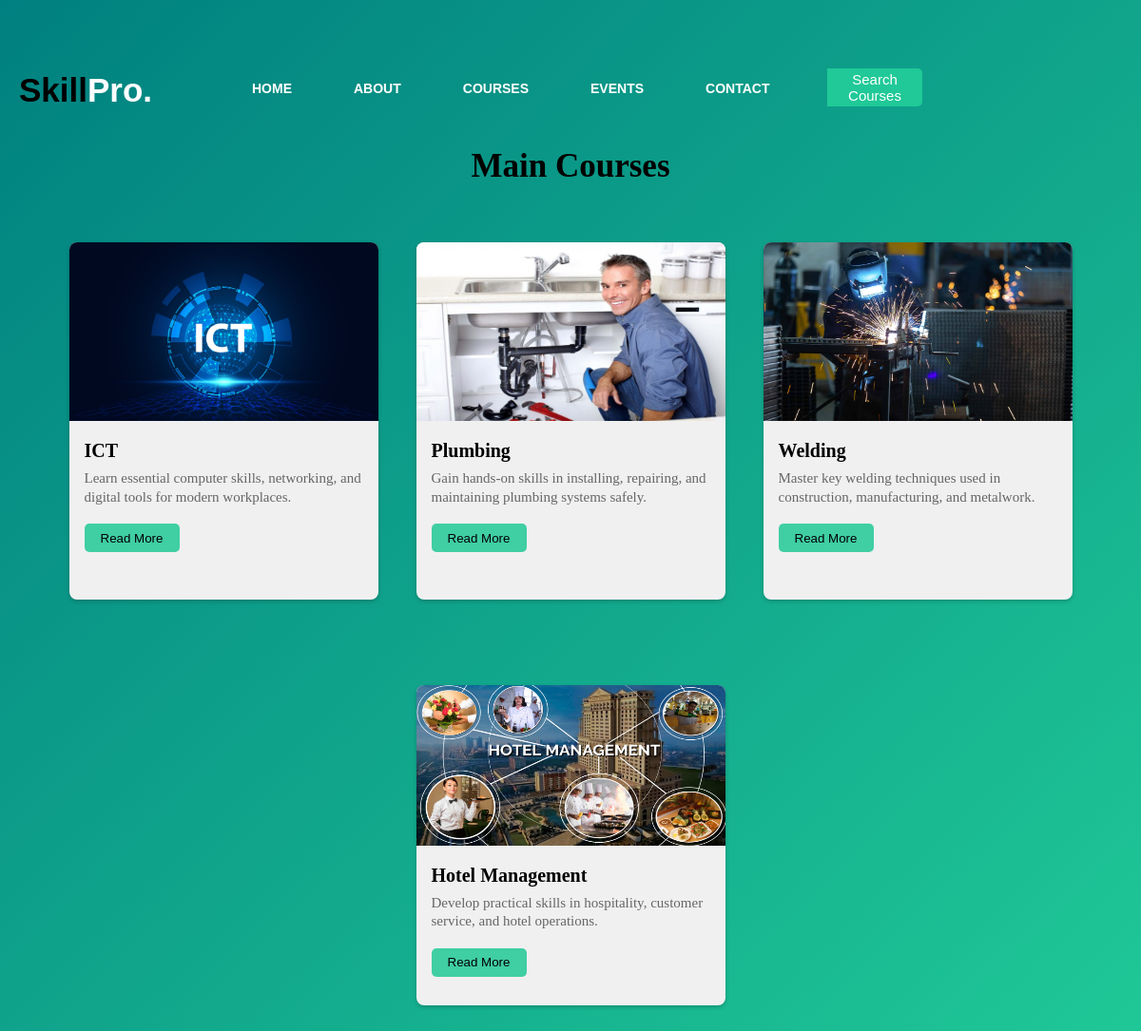
Screenshot of /includes/courses.php with the database file from the repository.
### tables this page shows
CREATE TABLE `courses` (
  `course_id` int(11) NOT NULL,
  `course_name` varchar(150) NOT NULL,
  `category` varchar(100) NOT NULL,
  `course_des` text NOT NULL,
  `user_id` int(11) NOT NULL,
  `duration` int(11) NOT NULL,
  `start_date` date NOT NULL,
  `image` varchar(255) NOT NULL,
  `fee` decimal(10,2) NOT NULL,
  `mode` enum('Online','On-site') NOT NULL,
  `location` varchar(100) NOT NULL,
  `created_at` timestamp NOT NULL DEFAULT current_timestamp()
);

### includes/courses.php (the view, shortened to what this page needs)
<?php
include('../includes/connect.php');
$query = "SELECT * FROM courses ORDER BY created_at ASC";
$result = $conn->query($query);
?>
<!DOCTYPE html>
<html>
<head>
    <link rel="stylesheet" href="../style1.css">
    <link rel="stylesheet" href="https://cdnjs.cloudflare.com/ajax/libs/font-awesome/7.0.1/css/all.min.css"
 />
</head>
<body>
<div class="main">
    <div class="navbar">
        <div class="icon">
            <a href="../index.php"><h2 class="logo">Skill<span>Pro.</span></h2></a>
        </div>
        <div class="menu">
            <ul>
                <li><a href="../index.php">HOME</a></li>
                <li><a href="./about.php">ABOUT</a></li>
                <li>
                    <a href="./courses.php">COURSES</a>
                </li>
                <li><a href="./event.php">EVENTS</a></li>
                <li><a href="./contact.php">CONTACT</a></li>
            </ul>
        </div>
        <div class="search">
    <a href="./includes/search_course.php">
        <button class="btn">Search Courses</button>
    </a>
</div>
    </div>
    <div class="card_container1">
        <div class="title_courses">Main Courses</div>
        <?php if ($result && $result->num_rows > 0) { ?>
            <?php while ($row = $result->fetch_assoc()) { ?>
                <div class="card1">
                    <?php
                        $imagePath = !empty($row['image']) ? "../" . htmlspecialchars($row['image']) : "../includes/uploads/courses/default.png";
                    ?>
                    <img src="<?php echo $imagePath; ?>"
                        alt="<?php echo htmlspecialchars($row['course_name']); ?>">
                    <div class="card_content1">
                        <h3><?php echo htmlspecialchars($row['course_name']); ?></h3>
                        <p>
                            <?php
                            $desc = htmlspecialchars($row['course_des']);
                            echo strlen($desc) > 120 ? substr($desc, 0, 120) . "..." : $desc;
                            ?>
                        </p>
                        <br>
                        <a href="course_details.php?id=<?php echo $row['course_id']; ?>" class="btn_1">
                            <button class="btn_course">Read More</button>
                        </a>
                    </div>
                </div>
            <?php } ?>
        <?php } else { ?>
            <p style="text-align:center;">No courses available at the moment.</p>
        <?php } ?>
    </div>
</div>
</body>
</html>

### style1.css (style rules this page uses)
* { margin: 0; padding: 0; box-sizing: border-box; }
.main { width: 100%; min-height: 100vh; padding-top: 50px; padding-bottom: 50px; background: linear-gradient(to bottom right, #008080, #20c997); background-repeat: no-repeat; background-attachment: fixed; background-size: cover; background-position: center; }
.navbar { max-width: 1300px; width: 100%; height: 75px; margin: auto; }
.icon { width: 200px; float: left; height: 70px; }
.logo { color: #000; font-size: 35px; font-family: Arial; padding-left: 20px; float: left; padding-top: 25px; }
.icon span { color: #ffffff; }
.menu { width: 400px; float: left; height: 70px; }
ul { float: left; display: flex; justify-content: center; align-items: center; }
ul li { list-style: none; margin-left: 65px; margin-top: 35px; font-size: 14px; position: relative; }
ul li a { text-decoration: none; color: #fff; font-family: Arial; font-weight: bold; transition: 0.1s ease-in-out; display: flex; align-items: center; gap: 5px; }
.search { width: 330px; float: left; margin-left: 270px; margin-top: 9px; }
.btn { width: 100px; height: 40px; background: #20c997; border: 2px solid #20c997; margin-top: 13px; color: #fff; font-size: 15px; border-bottom-right-radius: 5px; border-top-right-radius: 5px; cursor: pointer; }
.card_container1 { display: flex; justify-content: center; flex-wrap: wrap; margin-top: 30px; }
.card1 { width: 325px; background-color: #f0f0f0; border-radius: 8px; overflow: hidden; box-shadow: 0px 2px 4px rgba(0,0,0,0.2); margin: 20px; margin-bottom: 30px; margin-top: 60px; }
.card1 img { width: 100%; height: 50%; }
.card_content1 { padding: 16px; }
.card_content1 h3 { font-size: 20px; margin-bottom: 8px; }
.card_content1 p { color: #666; font-size: 15px; line-height: 1.3; }
.card_content1 a { text-decoration: none; margin-top: 10px; }
.card_content1 .btn_course { border-radius: 5px; height: 30px; width: 100px; background-color: #20c996d6; border-style: none; cursor: pointer; }
.title_courses, .title_it { text-align: center; width: 100%; font-size: 35px; font-weight: bold; }

### rows the page displays
courses: image (picture), course_name "ICT", course_des "Learn essential computer skills, networking, and digital tools for modern workplaces."
courses: image (picture), course_name "Plumbing", course_des "Gain hands-on skills in installing, repairing, and maintaining plumbing systems safely."
courses: image (picture), course_name "Welding", course_des "Master key welding techniques used in construction, manufacturing, and metalwork."
courses: image (picture), course_name "Hotel Management", course_des "Develop practical skills in hospitality, customer service, and hotel operations."
